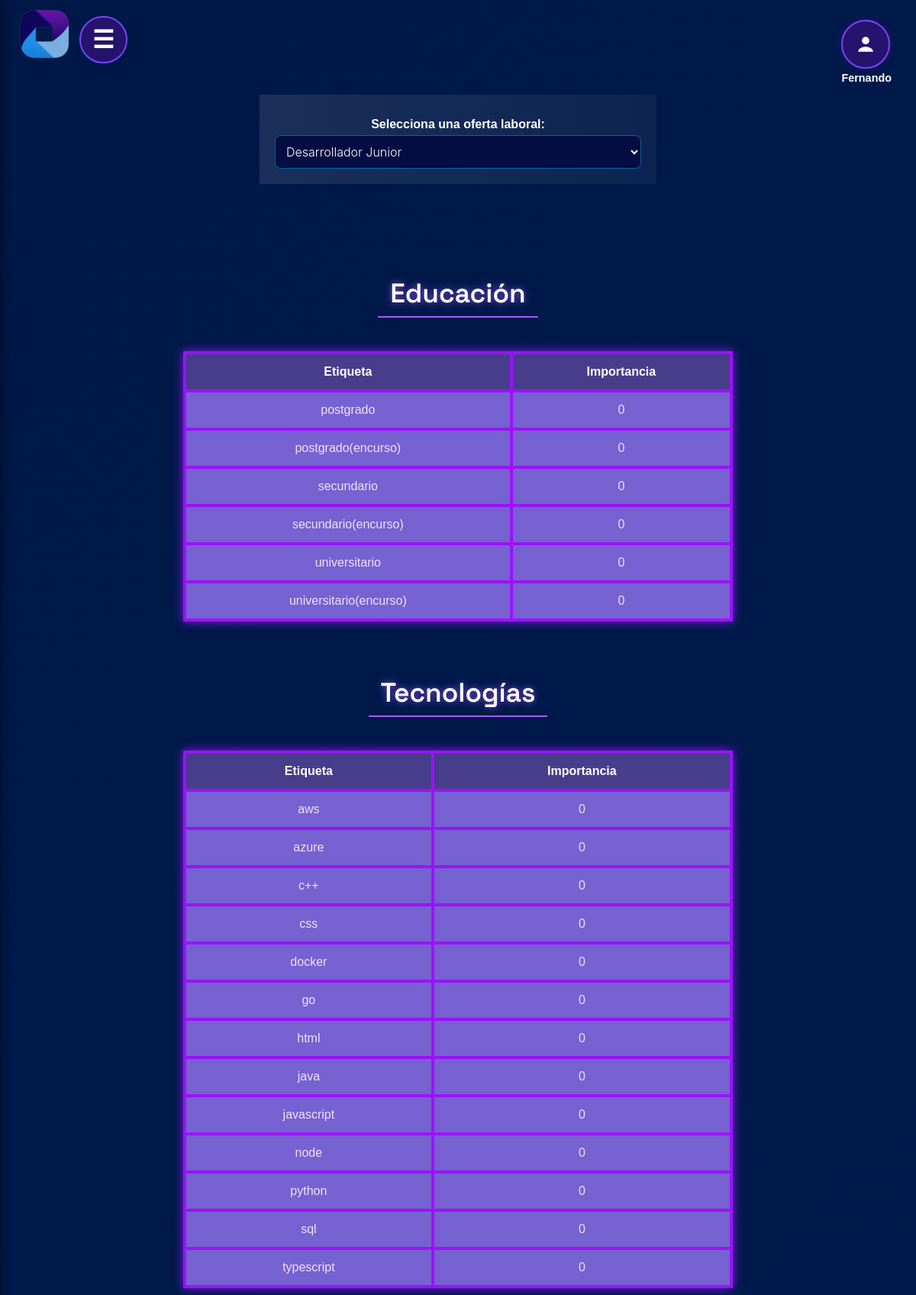
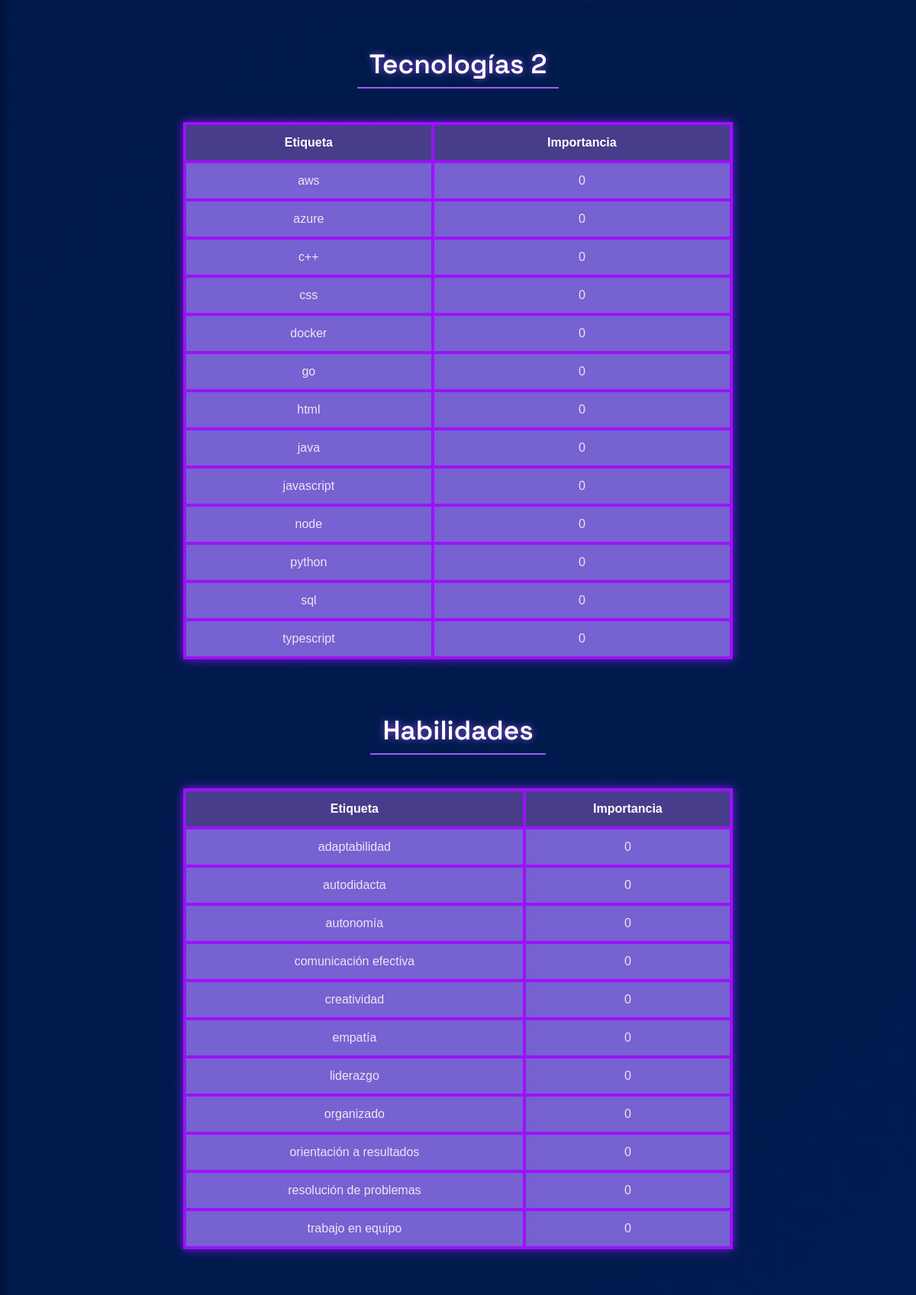
/etiquetas (signed in, upper part), run on the app's committed database (2 pictures, top to bottom).
### app.py (models this page shows)
class OfertaEducacion(db.Model):
    __tablename__ = 'oferta_educacion'
    id = db.Column(db.Integer, primary_key=True, autoincrement=True)
    idOfer = db.Column(db.Integer, db.ForeignKey('oferta_laboral.idOfer'))
    idEdu = db.Column(db.Integer, db.ForeignKey('educacion.idedu'))
    importancia = db.Column(db.Integer, nullable=False)
    oferta = db.relationship('OfertaLaboral', back_populates='educaciones')
    educacion = db.relationship('Educacion')

class Educacion(db.Model):
    __tablename__ = 'educacion'
    idedu = db.Column(db.Integer, primary_key=True)
    nombre = db.Column(db.String(100), nullable=False, unique=True)

class OfertaTecnologia(db.Model):
    __tablename__ = 'oferta_tecnologia'
    id = db.Column(db.Integer, primary_key=True, autoincrement=True)
    idOfer = db.Column(db.Integer, db.ForeignKey('oferta_laboral.idOfer'))
    idTec = db.Column(db.Integer, db.ForeignKey('tecnologia.idtec'))
    importancia = db.Column(db.Integer, nullable=False)
    oferta = db.relationship('OfertaLaboral', back_populates='tecnologias')
    tecnologia = db.relationship('Tecnologia')

class Tecnologia(db.Model):
    __tablename__ = 'tecnologia'
    idtec = db.Column(db.Integer, primary_key=True)
    nombre = db.Column(db.String(100), nullable=False, unique=True)

class OfertaTecnologia2(db.Model):
    __tablename__ = 'oferta_tecnologia2'
    id = db.Column(db.Integer, primary_key=True, autoincrement=True)
    idOfer = db.Column(db.Integer, db.ForeignKey('oferta_laboral.idOfer'))
    idTec2 = db.Column(db.Integer, db.ForeignKey('tecnologia2.idtec2'))
    importancia = db.Column(db.Integer, nullable=False)
    oferta = db.relationship('OfertaLaboral', back_populates='tecnologias2')
    tecnologia2 = db.relationship('Tecnologia2')

class Tecnologia2(db.Model):
    __tablename__ = 'tecnologia2'
    idtec2 = db.Column(db.Integer, primary_key=True)
    nombre = db.Column(db.String(100), nullable=False, unique=True)

class OfertaHabilidad(db.Model):
    __tablename__ = 'oferta_habilidad'
    id = db.Column(db.Integer, primary_key=True, autoincrement=True)
    idOfer = db.Column(db.Integer, db.ForeignKey('oferta_laboral.idOfer'))
    idHab = db.Column(db.Integer, db.ForeignKey('habilidad.idhab'))
    importancia = db.Column(db.Integer, nullable=False)
    oferta = db.relationship('OfertaLaboral', back_populates='habilidades')
    habilidad = db.relationship('Habilidad')

class Habilidad(db.Model):
    __tablename__ = 'habilidad'
    idhab = db.Column(db.Integer, primary_key=True)
    nombre = db.Column(db.String(100), nullable=False, unique=True)

### app.py (the view)
@app.route("/etiquetas", methods=["GET", "POST"])
@login_required(roles=["Admin_RRHH"])
def mostrar_etiquetas(idOfer=None):
    ofertas = OfertaLaboral.query.all()
    ofertas_activas = OfertaLaboral.query.filter_by(estado="Activa").all()
    if not idOfer:
        idOfer = request.form.get("idOfer") if request.method == "POST" else request.args.get("idOfer")
        if not idOfer and ofertas:
            idOfer = ofertas[0].idOfer
    educaciones, tecnologias, habilidades, tecnologias2, habilidades2 = [], [], [], [], []
    if idOfer:
        oferta = OfertaLaboral.query.get(idOfer)
        educaciones = OfertaEducacion.query.filter_by(idOfer=idOfer).all()
        tecnologias = OfertaTecnologia.query.filter_by(idOfer=idOfer).all()
        habilidades = OfertaHabilidad.query.filter_by(idOfer=idOfer).all()
        tecnologias2 = OfertaTecnologia2.query.filter_by(idOfer=idOfer).all()
        habilidades2 = OfertaHabilidad2.query.filter_by(idOfer=idOfer).all()
        df_edu = pd.DataFrame([{"Nombre": e.educacion.nombre, "Valor": e.importancia} for e in educaciones]) if educaciones else pd.DataFrame()
        df_tec = pd.DataFrame([{"Nombre": t.tecnologia.nombre, "Valor": t.importancia} for t in tecnologias]) if tecnologias else pd.DataFrame()
        df_hab = pd.DataFrame([{"Nombre": h.habilidad.nombre, "Valor": h.importancia} for h in habilidades]) if habilidades else pd.DataFrame()
        df_tec2 = pd.DataFrame([{"Nombre": t2.tecnologia2.nombre, "Valor": t2.importancia} for t2 in tecnologias2]) if tecnologias2 else pd.DataFrame()
        df_hab2 = pd.DataFrame([{"Nombre": h2.habilidad2.nombre, "Valor": h2.importancia} for h2 in habilidades2]) if habilidades2 else pd.DataFrame()
        tabla_edu = df_edu.to_html(classes="table table-bordered", index=False) if not df_edu.empty else "<p>No hay etiquetas de educación</p>"
        tabla_tec = df_tec.to_html(classes="table table-bordered", index=False) if not df_tec.empty else "<p>No hay etiquetas de tecnología</p>"
        tabla_tec2 = df_tec2.to_html(classes="table table-bordered", index=False) if not df_tec2.empty else "<p>No hay etiquetas de tecnología secundaria</p>"
        tabla_hab = df_hab.to_html(classes="table table-bordered", index=False) if not df_hab.empty else "<p>No hay etiquetas de habilidades</p>"
        tabla_hab2 = df_hab2.to_html(classes="table table-bordered", index=False) if not df_hab2.empty else "<p>No hay etiquetas de habilidades secundarias</p>"
    else:
        oferta, tabla_edu, tabla_tec, tabla_tec2, tabla_hab, tabla_hab2 = None, "", "", "", "", ""
    return render_template("etiquetas.html",
                           ofertas=ofertas,
                           ofertas_activas=ofertas_activas,
                           oferta=oferta,
                           idOfer=idOfer,
                           tabla_edu=tabla_edu,
                           tabla_tec=tabla_tec,
                           tabla_hab=tabla_hab,
                           tabla_tec2=tabla_tec2,
                           tabla_hab2=tabla_hab2,
                           educaciones=educaciones,
                           tecnologias=tecnologias,
                           habilidades=habilidades,
                           tecnologias2=tecnologias2,
                           habilidades2=habilidades2)

### app.py (called while the page is built)
def login_required(roles=None):
    def decorator(f):
        @wraps(f)
        def wrapped(*args, **kwargs):
            if 'username' not in session:
                return redirect(url_for('login'))
            if roles and session.get('type') not in roles:
                return "Acceso no autorizado"
            return f(*args, **kwargs)
        return wrapped
    return decorator

### templates/etiquetas.html (shortened to what this page needs)
<!DOCTYPE html>
<html lang="es">
<head>
    <link rel="stylesheet" href="{{ url_for('static', filename='etiquetas.css') }}">
    <link rel="stylesheet" href="https://cdnjs.cloudflare.com/ajax/libs/font-awesome/6.5.0/css/all.min.css">
</head>
<header>
        <div class="logo">
            <img src="{{ url_for('static', filename='images/logoApptitudAI.png') }}" alt="AI Logo">
        </div>
<label for="menu-toggle" class="menu-icon">&#9776;</label>
    <div class="user-menu-wrapper">
  <label for="user-toggle" class="user-main">
    <div class="user-button">
      <svg viewBox="0 0 16 16" xmlns="http://www.w3.org/2000/svg" width="26" height="26">
        <circle cx="8" cy="5" r="3" fill="#ffffff"/>
        <path d="M2 14c0-3 4-4 6-4s6 1 6 4" fill="#ffffff"/>
      </svg>
    </div>
    <div class="user-name">
      <p style="color: white; margin: 4px 0 0 0; font-size: 0.9rem;">{{ session.get('username') }}</p>
    </div>
  </label>
</div>
    </header>
<body class="container mt-4">
    <form method="GET" action="{{ url_for('mostrar_etiquetas') }}">
        <label for="idOfer">Selecciona una oferta laboral:</label>
        <select name="idOfer" onchange="this.form.submit()">
            {% for ofer in ofertas %}
                <option value="{{ ofer.idOfer }}" {% if ofer.idOfer|string == idOfer|string %}selected{% endif %}>
                    {{ ofer.nombre }}
                </option>
            {% endfor %}
        </select>
    </form>
    {% if oferta %}
       <h3 class="titulo-centrado">Educación</h3>
    <table class="table table-bordered">
      <thead><tr><th>Etiqueta</th><th>Importancia</th></tr></thead>
      <tbody>
        {% for edu in educaciones %}
          <tr>
            <td>{{ edu.educacion.nombre }}</td>
            <td>
              {% if oferta.idOfer in ofertas_activas|map(attribute='idOfer') %}
                <input type="number" min="0" max="3" value="{{ edu.importancia }}"
                  class="input-importancia" data-id="{{ edu.id }}" data-tipo="educacion">
              {% else %}
                {{ edu.importancia }}
              {% endif %}
            </td>
          </tr>
        {% endfor %}
      </tbody>
    </table>
  <h3 class="titulo-centrado">Tecnologías</h3>
  <table class="table table-bordered">
    <thead><tr><th>Etiqueta</th><th>Importancia</th></tr></thead>
    <tbody>
      {% for tec in tecnologias %}
        <tr>
          <td>{{ tec.tecnologia.nombre }}</td>
          <td>
            {% if oferta.idOfer in ofertas_activas|map(attribute='idOfer') %}
              <input type="number" min="0" max="3" value="{{ tec.importancia }}"
                class="input-importancia" data-id="{{ tec.id }}" data-tipo="tecnologia">
            {% else %}
              {{ tec.importancia }}
            {% endif %}
          </td>
        </tr>
      {% endfor %}
    </tbody>
  </table>
  <h3 class="titulo-centrado">Tecnologías 2</h3>
  <table class="table table-bordered">
    <thead><tr><th>Etiqueta</th><th>Importancia</th></tr></thead>
    <tbody>
      {% for tec2 in tecnologias2 %}
        <tr>
          <td>{{ tec2.tecnologia2.nombre }}</td>
          <td>
            {% if oferta.idOfer in ofertas_activas|map(attribute='idOfer') %}
              <input type="number" min="0" max="3" value="{{ tec2.importancia }}"
                class="input-importancia" data-id="{{ tec2.id }}" data-tipo="tecnologia2">
            {% else %}
              {{ tec2.importancia }}
            {% endif %}
          </td>
        </tr>
      {% endfor %}
    </tbody>
  </table>
  <h3 class="titulo-centrado">Habilidades</h3>
    <table class="table table-bordered">
      <thead><tr><th>Etiqueta</th><th>Importancia</th></tr></thead>
      <tbody>
        {% for hab in habilidades %}
          <tr>
            <td>{{ hab.habilidad.nombre }}</td>
            <td>
              {% if oferta.idOfer in ofertas_activas|map(attribute='idOfer') %}
                <input type="number" min="0" max="3" value="{{ hab.importancia }}"
                  class="input-importancia" data-id="{{ hab.id }}" data-tipo="habilidad">
              {% else %}
                {{ hab.importancia }}
              {% endif %}
            </td>
          </tr>
        {% endfor %}
      </tbody>
    </table>
    {% else %}
        <p>No hay ofertas laborales disponibles.</p>
    {% endif %}
</body>
</html>

### static/etiquetas.css (style rules this page uses)
html { background: linear-gradient(to bottom, #000000, #353535); }
body { display: flex; flex-direction: column; min-height: 100vh; margin: 0; padding: 0; font-family: 'Poppins', sans-serif; color: #ffffff; background: linear-gradient(135deg, #001847, #011d55, #2a0047, #390061); background-size: 400% 400%; animation: gradient 15s ease infinite; }
header { display: flex; flex-wrap: nowrap; align-items: center; justify-content: space-between; width: 100%; box-sizing: border-box; top: 0; z-index: 10; position: relative; padding: 10px 20px; background-color: transparent; }
header .logo img { margin-left: 5px; max-height: 70px; max-width: 100%; }
form { position: relative; animation: elevar 2s ease-out forwards; margin: 30px auto; padding: 20px; background: linear-gradient( to right, rgba(255, 255, 255, 0.1), rgba(255, 255, 255, 0.05) ); color: #ffffff ; width: 40%; text-align: center; margin-bottom: 80px; overflow: hidden; }
.titulo-centrado { font-family: 'Space Grotesk', sans-serif; text-align: center; font-size: 2.2rem; font-weight: 600; color: #ffffff; text-shadow: 0 0 10px rgba(162, 89, 255, 0.8); margin-top: 2rem; margin-bottom: 1.5rem; padding: 0.5rem 1rem; border-bottom: 2px solid #a259ff; width: fit-content; margin-left: auto; margin-right: auto; animation: elevar 2s ease-out forwards; }
form input, form select, form textarea { width: 100%; font-weight: 300; font-family: 'Inter', 'Segoe UI', sans-serif; box-sizing: border-box; max-width: 500px; min-width: 250px; margin: 0 auto; display: block; background-color: rgb(3, 13, 66); border-color: rgb(5, 101, 155); }
input, select, button { outline: none; margin: 10px 0; padding: 10px; font-size: 16px; border: 1px solid #ffffff; border-radius: 8px; background-color: rgba(2, 180, 204, 0.747); color: #ffffff; }
label { display: block; margin: 10px 0 5px; font-weight: bold; }
table { max-width: 60%; width: 100%; border-collapse: separate; border-spacing: 0; background-color: rgba(106, 90, 205); color: rgba(255, 240, 250, 0.9); border-radius: none; border: 2px solid rgb(156, 18, 248); box-shadow: 0 0 12px rgb(137, 18, 248); transition: all 0.3s ease-in-out; animation: elevar 1.5s ease-out forwards; margin: 20px auto 30px auto; backdrop-filter: blur(8px); }
table th, table td { padding: 14px 18px; text-align: center; border: 2px solid rgb(156, 18, 248); backdrop-filter: blur(6px); }
table th { background-color: rgba(72, 61, 139); color: #fff; font-weight: bold; }
table tr:nth-child(odd), table tr:nth-child(even) { background-color: rgba(255, 192, 240, 0.08); }
.user-menu-wrapper { position: absolute; top: 1rem; right: 2rem; }
.user-main { cursor: pointer; }
.user-button { background-color: rgba(183, 0, 255, 0.2); border: 2px solid #7644ff; box-shadow: 0 0 8px rgba(161, 0, 201, 0.3); border-radius: 50%; width: 60px; height: 60px; display: flex; align-items: center; justify-content: center; transition: background-color 0.3s; }
.menu-icon { font-size: 2rem; cursor: pointer; position: absolute; top: 0.7rem; left: 300px; background-color: rgba(183, 0, 255, 0.2); padding: 10px 15px; border-radius: 60px; border: 2px solid #7644ff; color: white; transition: left 0.4s ease; }
.menu-toggle:not(:checked) ~ .menu-icon { left: 6.5rem; }
.user-name { text-align: center; }

### data on the page
OfertaEducacion: educacion.nombre "postgrado", importancia "0"
OfertaEducacion: educacion.nombre "postgrado(encurso)", importancia "0"
OfertaEducacion: educacion.nombre "secundario", importancia "0"
OfertaEducacion: educacion.nombre "secundario(encurso)", importancia "0"
OfertaEducacion: educacion.nombre "universitario", importancia "0"
OfertaEducacion: educacion.nombre "universitario(encurso)", importancia "0"
OfertaTecnologia: tecnologia.nombre "aws", importancia "0"
OfertaTecnologia: tecnologia.nombre "azure", importancia "0"
OfertaTecnologia: tecnologia.nombre "c++", importancia "0"
OfertaTecnologia: tecnologia.nombre "css", importancia "0"
OfertaTecnologia: tecnologia.nombre "docker", importancia "0"
OfertaTecnologia: tecnologia.nombre "go", importancia "0"
OfertaTecnologia: tecnologia.nombre "html", importancia "0"
OfertaTecnologia: tecnologia.nombre "java", importancia "0"
OfertaTecnologia: tecnologia.nombre "javascript", importancia "0"
OfertaTecnologia: tecnologia.nombre "node", importancia "0"
OfertaTecnologia: tecnologia.nombre "python", importancia "0"
OfertaTecnologia: tecnologia.nombre "sql", importancia "0"
OfertaTecnologia: tecnologia.nombre "typescript", importancia "0"
OfertaTecnologia2: tecnologia2.nombre "aws", importancia "0"
OfertaTecnologia2: tecnologia2.nombre "azure", importancia "0"
OfertaTecnologia2: tecnologia2.nombre "c++", importancia "0"
OfertaTecnologia2: tecnologia2.nombre "css", importancia "0"
OfertaTecnologia2: tecnologia2.nombre "docker", importancia "0"
OfertaTecnologia2: tecnologia2.nombre "go", importancia "0"
OfertaTecnologia2: tecnologia2.nombre "html", importancia "0"
OfertaTecnologia2: tecnologia2.nombre "java", importancia "0"
OfertaTecnologia2: tecnologia2.nombre "javascript", importancia "0"
OfertaTecnologia2: tecnologia2.nombre "node", importancia "0"
OfertaTecnologia2: tecnologia2.nombre "python", importancia "0"
OfertaTecnologia2: tecnologia2.nombre "sql", importancia "0"
OfertaTecnologia2: tecnologia2.nombre "typescript", importancia "0"
OfertaHabilidad: habilidad.nombre "adaptabilidad", importancia "0"
OfertaHabilidad: habilidad.nombre "autodidacta", importancia "0"
OfertaHabilidad: habilidad.nombre "autonomía", importancia "0"
OfertaHabilidad: habilidad.nombre "comunicación efectiva", importancia "0"
OfertaHabilidad: habilidad.nombre "creatividad", importancia "0"
OfertaHabilidad: habilidad.nombre "empatía", importancia "0"
OfertaHabilidad: habilidad.nombre "liderazgo", importancia "0"
OfertaHabilidad: habilidad.nombre "organizado", importancia "0"
OfertaHabilidad: habilidad.nombre "orientación a resultados", importancia "0"
OfertaHabilidad: habilidad.nombre "resolución de problemas", importancia "0"
OfertaHabilidad: habilidad.nombre "trabajo en equipo", importancia "0"

### other printed values
{{ session.get('username') }} "Fernando"
form field idOfer "Desarrollador Junior"
